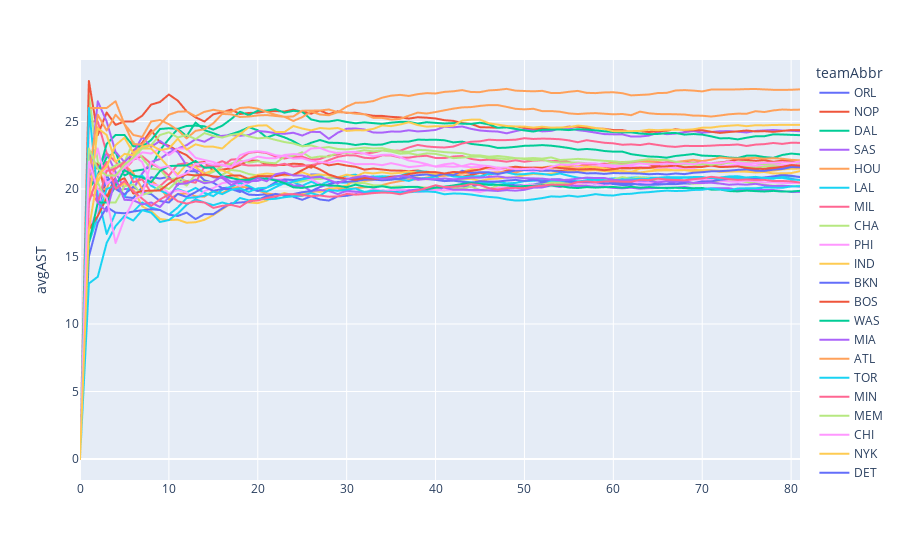

Notebook code cell kept with this figure:
### Code cell
fig = px.line(tbs[tbs['season']==2015], y='avgAST', color='teamAbbr')
fig
